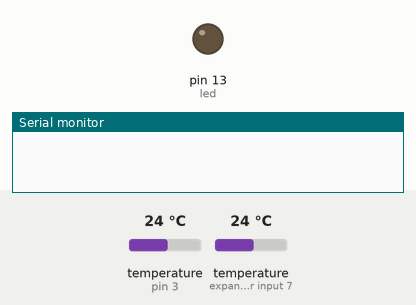
The sketch below on a simulated Arduino Uno, built with avr-gcc and run on an emulated ATmega328P. On the bench: output pins drawn as LEDs (lit = HIGH), the last lines printed to the serial monitor. The inputs (shaded band) are chosen by the test bench; at power-on: temperature (sensors on pin 3, expander input 7) 24 °C.

Above: at 2.5 s.
At 5.3 s:
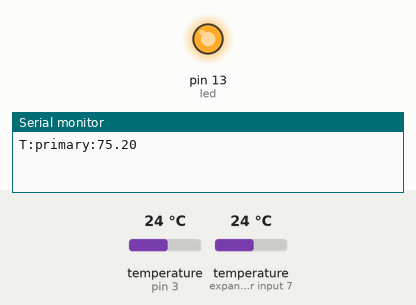
Timing chart, 0 to 7.4 s (numbered marks = the images above):
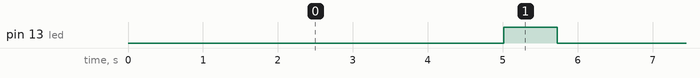

Measured:
- by itself, pin 13 (led): alternates HIGH for 0.71 s and LOW for 5.0 s

The sketch:

temp_only.ino
```cpp
#include <OneWire.h>
#include <DallasTemperature.h>

// Data wire is plugged into pin 3 on the Arduino
#define ONE_WIRE_BUS 3

// Setup a oneWire instance to communicate with any OneWire devices
OneWire oneWire(ONE_WIRE_BUS);

// Pass our oneWire reference to Dallas Temperature.
DallasTemperature sensors(&oneWire);

DeviceAddress ambient = { 0x28, 0xB2, 0xA1, 0x11, 0x04, 0x00, 0x00, 0xA0 };
DeviceAddress primary = { 0x28, 0x5A, 0xB2, 0x11, 0x04, 0x00, 0x00, 0x1A };
int led = 13;
String TempOut;
char TOut[10];


void setup(void)
{
  // start serial port
  Serial.begin(9600);
  // Start up the library
  sensors.begin();
  // set the resolution to 10 bit (good enough?)
  sensors.setResolution(primary, 10);
  sensors.setResolution(ambient, 10);
  pinMode(led, OUTPUT);
}

float getTemp(DeviceAddress deviceAddress)
{
	float tempC = sensors.getTempC(deviceAddress);
	if (tempC == -127.00) {
		Serial.print("Error getting temperature");
	} else {
		float tempF = (1.8*tempC)+32;
	return tempF;
	}
}

void loop()
{
	digitalWrite(led, LOW);
	delay(5000);
	digitalWrite(led, HIGH);
	sensors.requestTemperatures();

        TempOut = dtostrf(getTemp(primary),3,2,TOut);
	TempOut = "T:primary:"+TempOut;
	Serial.println(TempOut);

	delay(500);

        TempOut = dtostrf(getTemp(ambient),3,2,TOut);
	TempOut = "T:ambient:"+TempOut;
	Serial.println(TempOut);
}
```
